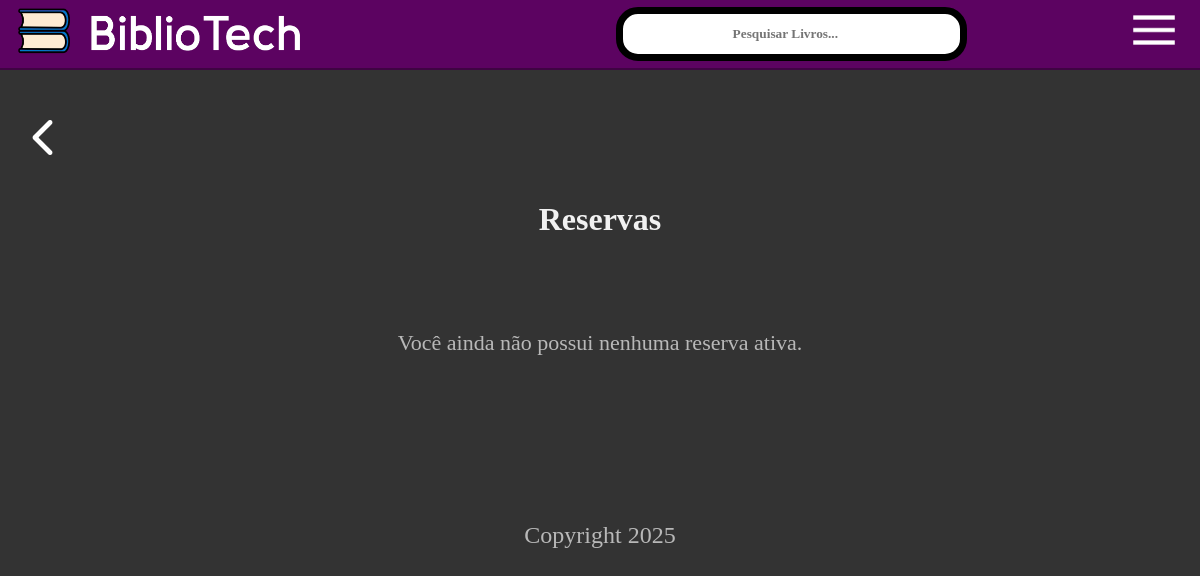
Page /minhas-reservas/ (signed in) on the earlier database version.
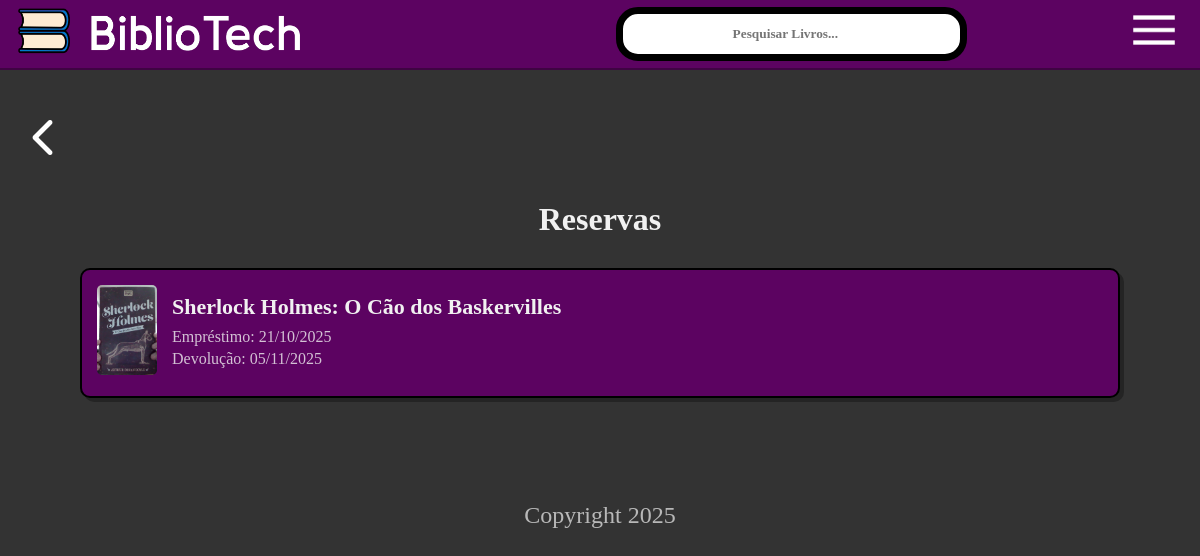
Same page on the later database version.
### core/models.py (models this page shows, shortened)
class Reserva(models.Model):
    STATUS_CHOICES = [
        ('ativa', 'Ativa'),
        ('devolvido', 'Devolvido'),
        ('atrasado', 'Atrasado'),
    ]
    livro = models.ForeignKey(Livro, on_delete=models.CASCADE)
    usuario = models.ForeignKey(settings.AUTH_USER_MODEL, on_delete=models.CASCADE)
    data_emprestimo = models.DateField(auto_now_add=True)
    data_devolucao = models.DateField()
    status = models.CharField(max_length=20, choices=STATUS_CHOICES, default='ativa')
    data_devolucao_efetiva = models.DateField(null=True, blank=True)
    observacoes = models.TextField(blank=True, null=True)

class Livro(models.Model):
    titulo = models.CharField(max_length=200)
    autor = models.CharField(max_length=200)
    editora = models.CharField(max_length=100)
    categorias = models.ManyToManyField(Categoria, blank=True)
    capa = models.ImageField(upload_to='capas_livros/', default='capas_livros/default.png')
    rating = models.DecimalField(max_digits=3, decimal_places=2, default=5.0)
    data_limite_dias = models.IntegerField(default=15)
    quantidade = models.PositiveIntegerField(default=1)

### core/views.py (the view)
# urls.py: path('minhas-reservas/', views.reservas_cliente_view, name='reservas_cliente'),
@login_required
def reservas_cliente_view(request):
    reservas = Reserva.objects.filter(usuario=request.user).exclude(status='devolvido').order_by('-data_emprestimo')
    return render(request, 'core/reservas_cliente.html', {'reservas': reservas})

### core/templates/core/reservas_cliente.html
{% extends 'core/base.html' %}
{% load static %}
{% block content %}
<div class="container-pagina-reservas">
    <div class="page-header">
        <h1>Reservas</h1>
    </div>
    <div class="lista-reservas">
        {% for reserva in reservas %}
        <a href="{% url 'livro_detalhe' reserva.livro.id %}" class="cards-reservas">
            <div class="cover-das-reservas">
                <img src="{{ reserva.livro.capa.url }}" alt="Capa do {{ reserva.livro.titulo }}">
            </div>
            <div class="detalhes-da-reserva">
                <h3>{{ reserva.livro.titulo }}</h3>
                <p>Empréstimo: {{ reserva.data_emprestimo|date:"d/m/Y" }}</p>
                <p>Devolução: {{ reserva.data_devolucao|date:"d/m/Y" }}</p>
            </div>
        </a>
        {% empty %}
            <p class="vazio">Você ainda não possui nenhuma reserva ativa.</p>
        {% endfor %}
    </div>
</div>
{% endblock %}

Differences in the rows shown:
added Reserva: livro.capa (picture), livro.titulo "Sherlock Holmes: O Cão dos Baskervilles", data_emprestimo "21/10/2025", data_devolucao "05/11/2025"
Other differences:
text no longer shown: "Você ainda não possui nenhuma reserva ativa."
